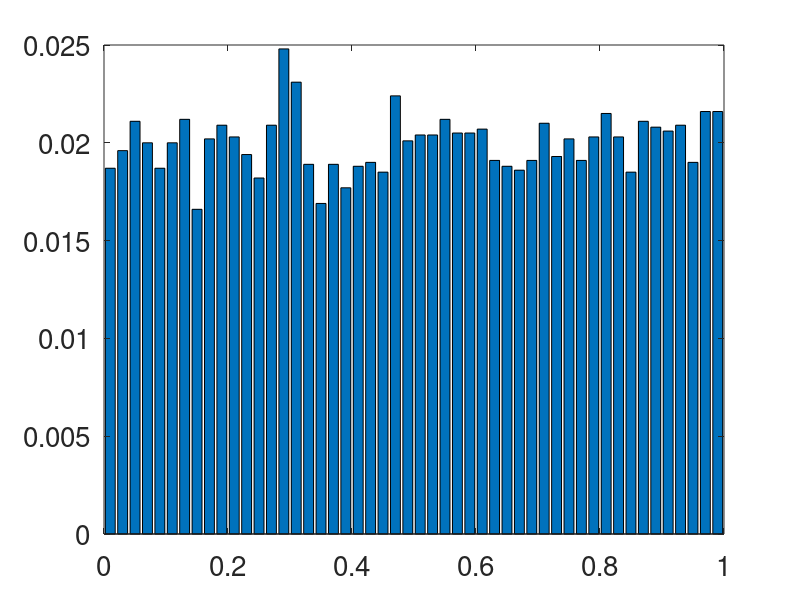

MATLAB code to generate this figure:
set(0,'defaultaxesfontsize',20);
set(0,'defaulttextfontsize',20); 


M=10000;

sample_list=rand(1,M);

[nlist,centerlist]=hist(sample_list,50); % nlist = number of samples per bin    centerlist = center of each bar in histogram

%just make a histogram of probabilities of counts lying in different bins

figure
bar(centerlist,nlist/(M)); % plots the center on x axis, + probabilty that a sample lands in each specific bin.


%Now interpret as a continuous probability distribution.  Why do we do this
%additional normalization (division)?

% deltac=centerlist(2)-centerlist(1);
% 
% figure
% bar(centerlist,nlist/(M*deltac));


